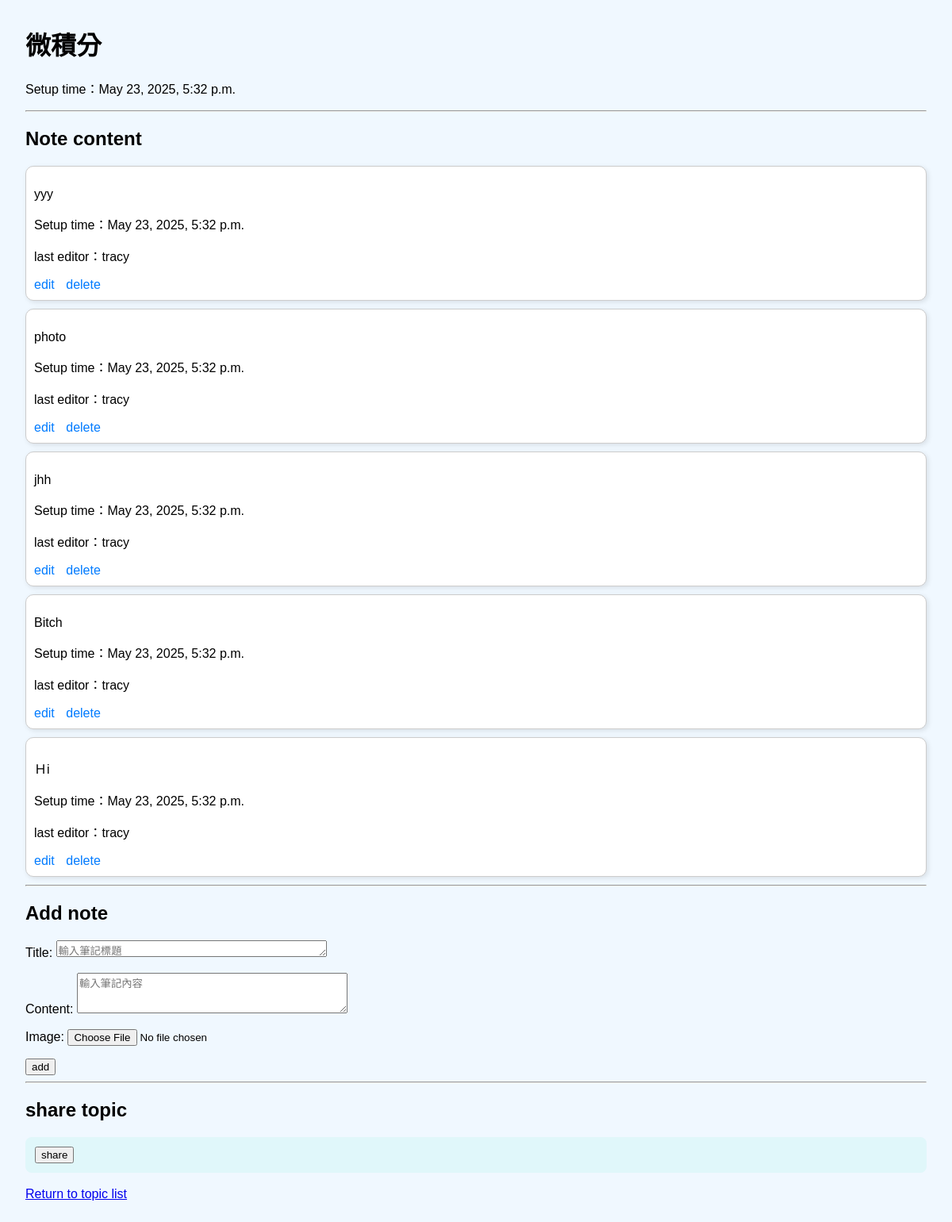
/topic/2/ (signed in), run on the app's committed database.
### notes/models.py (models this page shows, shortened)
class Topic(models.Model):
    name = models.CharField(max_length=100)
    content = models.TextField(blank=True)
    owner = models.ForeignKey(User, on_delete=models.CASCADE)
    created_at = models.DateTimeField(auto_now_add=True)
    deleted = models.BooleanField(default=False)
    category = models.CharField(max_length=100, blank=True)
    deleted_at = models.DateTimeField(null=True, blank=True)
    shared_with = models.ManyToManyField(User, related_name='shared_topics', blank=True)

class NoteItem(models.Model):
    topic = models.ForeignKey(Topic, on_delete=models.CASCADE, related_name='note_items')
    title = models.CharField(max_length=200, blank=True)
    content = models.TextField(blank=True)
    image = models.ImageField(upload_to='note_images/', blank=True, null=True)
    deleted = models.BooleanField(default=False)
    updated_by = models.ForeignKey(User, on_delete=models.SET_NULL, null=True, blank=True)
    created_at = models.DateTimeField(auto_now_add=True)
    last_edited_by = models.ForeignKey(User, on_delete=models.SET_NULL, null=True, blank=True, related_name='edited_notes')
    def __str__(self):
        return self.title or "（無標題）"
    '''
    topic = models.ForeignKey(Topic, on_delete=models.CASCADE, related_name='note_items')
    content = models.TextField(blank=True)
    image = models.ImageField(upload_to='note_images/', blank=True, null=True)
    created_at = models.DateTimeField(auto_now_add=True)
    updated_at = models.DateTimeField(auto_now=True)
    order = models.PositiveIntegerField(default=0)  # 用來排序
    deleted = models.BooleanField(default=False)
    deleted_at = models.DateTimeField(null=True, blank=True)
    title = models.TextField(blank=True)

    def __str__(self):
        return self.content[:20] or "圖片"



    topic = models.ForeignKey(Topic, on_delete=models.CASCADE)
    topic = models.ForeignKey(Topic, on_delete=models.CASCADE, related_name='note_items')
    content = models.TextField(blank=True)
    image = models.ImageField(upload_to='note_images/', blank=True, null=True)
    created_at = models.DateTimeField(auto_now_add=True)
    title = models.TextField(blank=True)
    deleted = models.BooleanField(default=False)
    photo = models.ImageField(upload_to='note_photos/', blank=True, null=True)

    def __str__(self):
        return f"NoteItem for {self.topic.name}"
    '''

### notes/views.py (the view, shortened to what this page needs)
# urls.py: path('topic/<int:topic_id>/', views.topic_detail, name='topic_detail'),
@login_required(login_url='login')
def topic_detail(request, topic_id):
    topic = get_object_or_404(Topic, id=topic_id)
    note_items = topic.note_items.all()
    form = NoteItemForm()
    if topic.owner != request.user and request.user not in topic.shared_with.all():
        return HttpResponseForbidden("您沒有權限檢視這個主題。")
    return render(request, 'notes/topic_detail.html', {
        'topic': topic,
        'note_items': note_items,
        'form': form
    })

### notes/forms.py
class NoteItemForm(forms.ModelForm):
    class Meta:
        model = NoteItem
        fields = ['title','content', 'image']
        widgets = {
            'content': forms.Textarea(attrs={'rows': 3, 'placeholder': '輸入筆記內容'}),
            'title': forms.Textarea(attrs={'rows': 1, 'placeholder': '輸入筆記標題'}),
        }

### notes/templates/notes/topic_detail.html (shortened to what this page needs)
<!DOCTYPE html>
<html lang="zh-Hant">
<head>
</head>
<body>
    <h1>{{ topic.name }}</h1>
    <p>Setup time：{{ topic.created_at }}</p>
    <hr>
    <h2>Note content</h2>
    {% for item in note_items %}
        <div class="note-item">
            {% if item.content %}
                <p>{{ item.title }}</p>
                <p>Setup time：{{ topic.created_at }}</p>
                <p>last editor：{{ user.username }}</p>
            {% endif %}
            <div class="note-actions">
                <a href="{% url 'edit_note_item' item.id %}">edit</a>
                <a href="{% url 'delete_note_item' topic.id item.id %}">delete</a>
            </div>
        </div>
    {% empty %}
        <p>There are currently no note items.</p>
    {% endfor %}
    <hr>
    <h2>Add note</h2>
    <form method="post" enctype="multipart/form-data">
        {{ form.as_p }}
        <button type="submit">add</button>
    </form>
    <hr>
    <h2>share topic</h2>
    <div class="share-form">
        <form method="post" action="{% url 'share_topic' topic.id %}">
            <button type="submit">share</button>
        </form>
    </div>
    <br>
    <a href="{% url 'topic_list' %}">Return to topic list</a>
</body>
</html>

### notes/templates/notes/topic_detail.html (style rules this page uses)
body { font-family: Arial, sans-serif; margin: 2rem; background-color: #f0f8ff; }
.note-item { background: #ffffff; border: 1px solid #ccc; border-radius: 10px; padding: 10px; margin: 10px 0; box-shadow: 2px 2px 6px rgba(0, 0, 0, 0.1); }
.note-actions { margin-top: 10px; }
.note-actions a { margin-right: 10px; color: #007bff; text-decoration: none; }
.share-form { margin-top: 20px; background: #e0f7fa; padding: 12px; border-radius: 8px; }

### data on the page
Topic: name "微積分", created_at "May 23, 2025, 5:32 p.m."
NoteItem: title "yyy"
NoteItem: title "photo"
NoteItem: title "jhh"
NoteItem: title "Bitch"
NoteItem: title "Ｈi"

### other printed values
{{ user.username }} "tracy"
